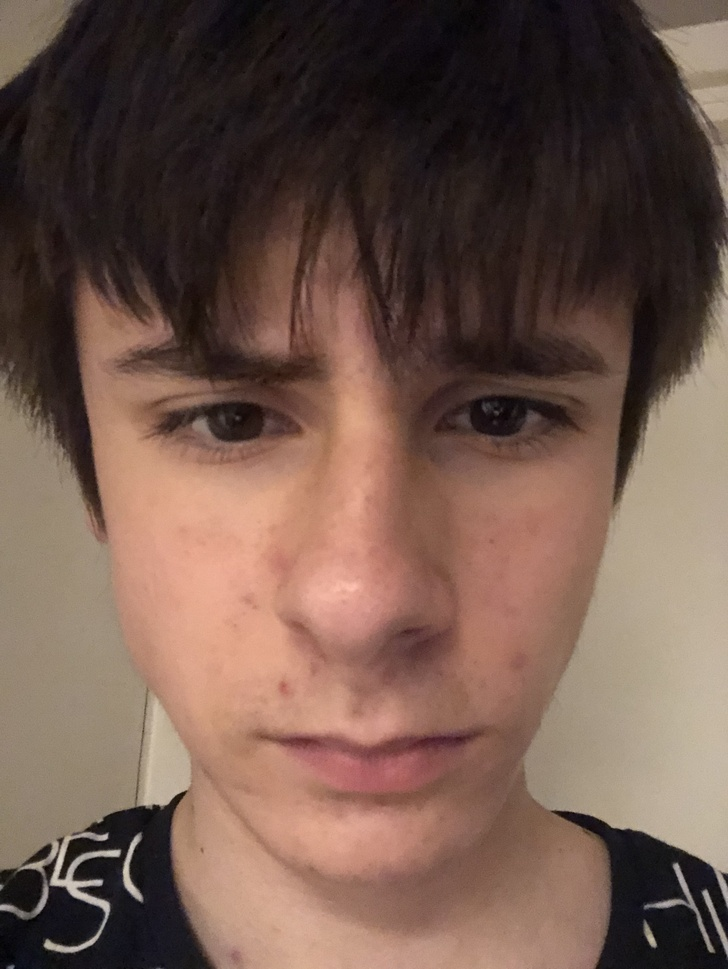
#> input picture omi.jpg, 728 x 969 px, shrunk from 2320 x 3088 before the run
$ python 6.py
#> lines starting #> are read from the running program, lines starting #| are printed output that depends on the picture; long printed decimals are rounded
import numpy as np
import matplotlib.pyplot as plt
import matplotlib.image as mpimg
from scipy.ndimage import map_coordinates

# --- Load image ---
img = mpimg.imread("omi.jpg").astype(np.float32)
if img.max() > 1: img /= 255.0
h, w, c = img.shape
#> h = 969; w = 728; c = 3

f_const = 0.002
eps = 1e-6
# --- Define your custom functions ---
f = lambda x: -(f_const*x)/(x-f_const + eps)       # Horizontal wave
g = lambda y, x: (y * f(x)) / (x+eps)   # Vertical wave

# --- Create pixel grids ---
Y, X = np.indices((h, w))  # shape (h, w)
X_norm = X/w
Y_norm = Y/h
# --- Apply per-axis warping ---
X_warped = f(X_norm)
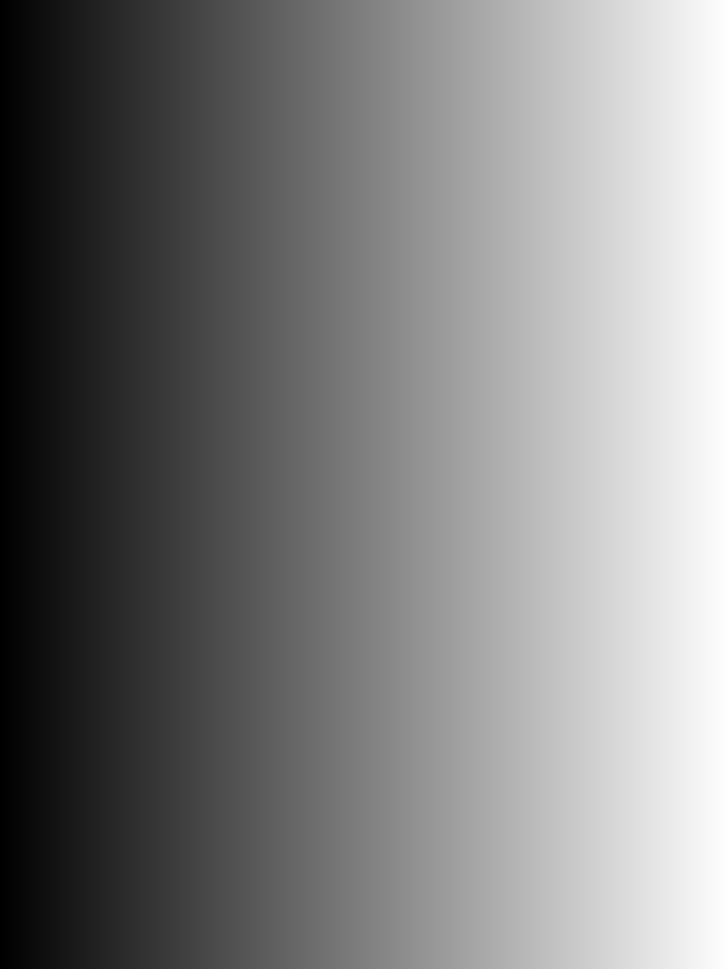
#> X_norm: shape (969, 728) float64; min 0, max 0.999, mean 0.499
Y_warped = g(Y_norm, X_norm)
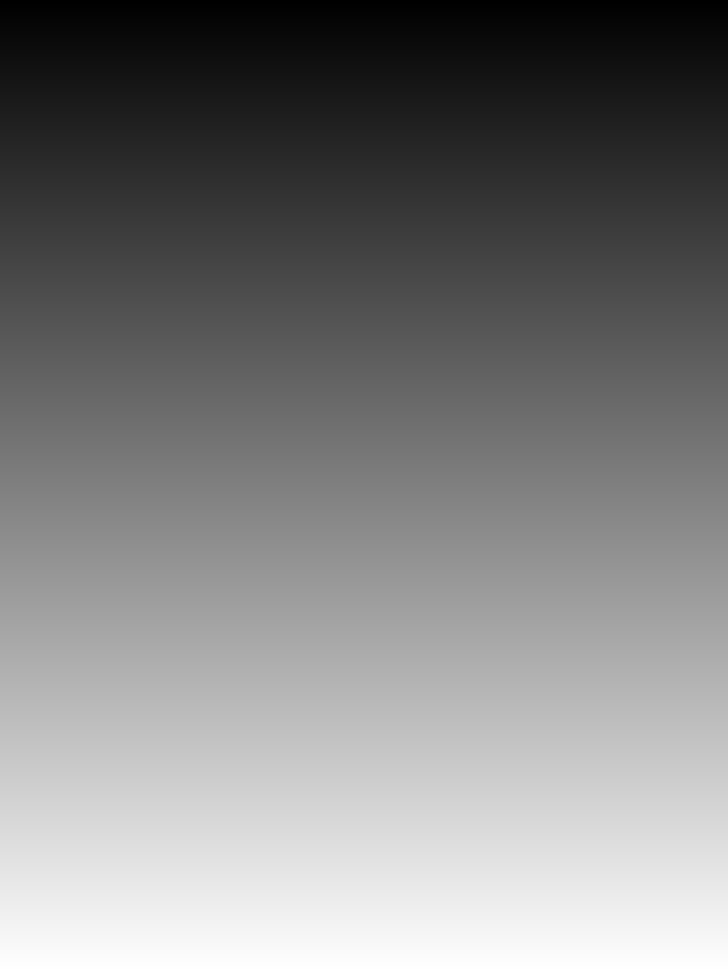
#> Y_norm: shape (969, 728) float64; min 0, max 0.999, mean 0.499
print(X)
#> (printed output is left out)
print(X_warped)
#> (printed output is left out)
print("X_warped range:", X_warped.min(), X_warped.max())
#| X_warped range: -0.007343 0.004393
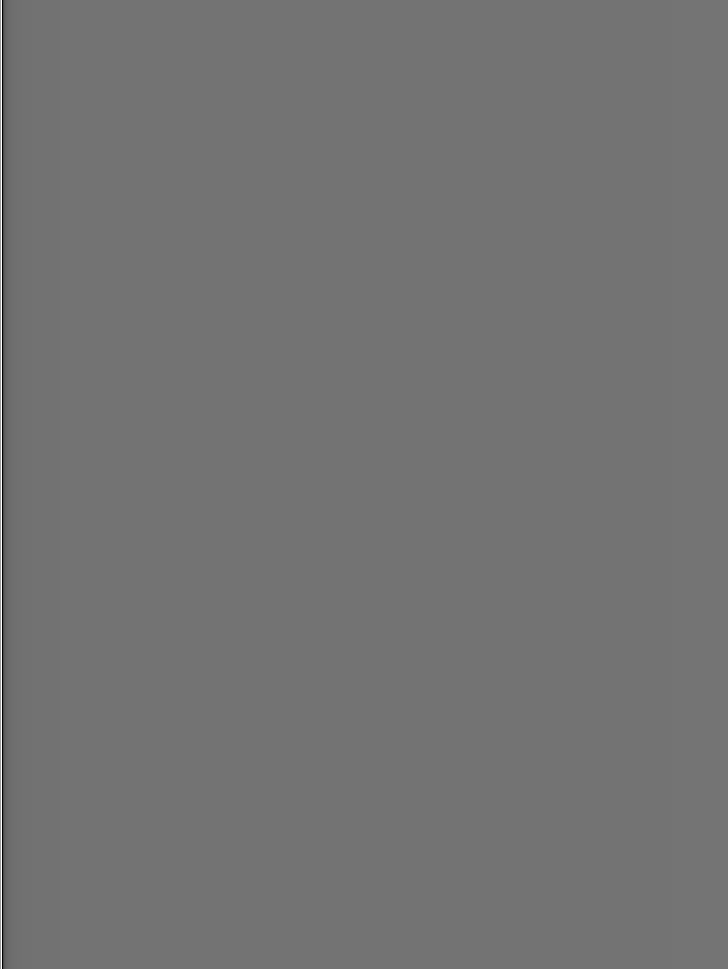
#> X_warped: shape (969, 728) float64; min -0.00734, max 0.00439, mean -0.00202; drawn with min black and max white
print("Y_warped range:", Y_warped.min(), Y_warped.max())
#| Y_warped range: -2.669 3.192
coords = np.array([Y_warped, X_warped])  # shape (2, h, w)

# --- Interpolate warped image ---
warped = np.ones_like(img)  # white background
for ch in range(c):
    warped[..., ch] = map_coordinates(
        img[..., ch], coords,
        order=1, mode='constant', cval=1.0
    )
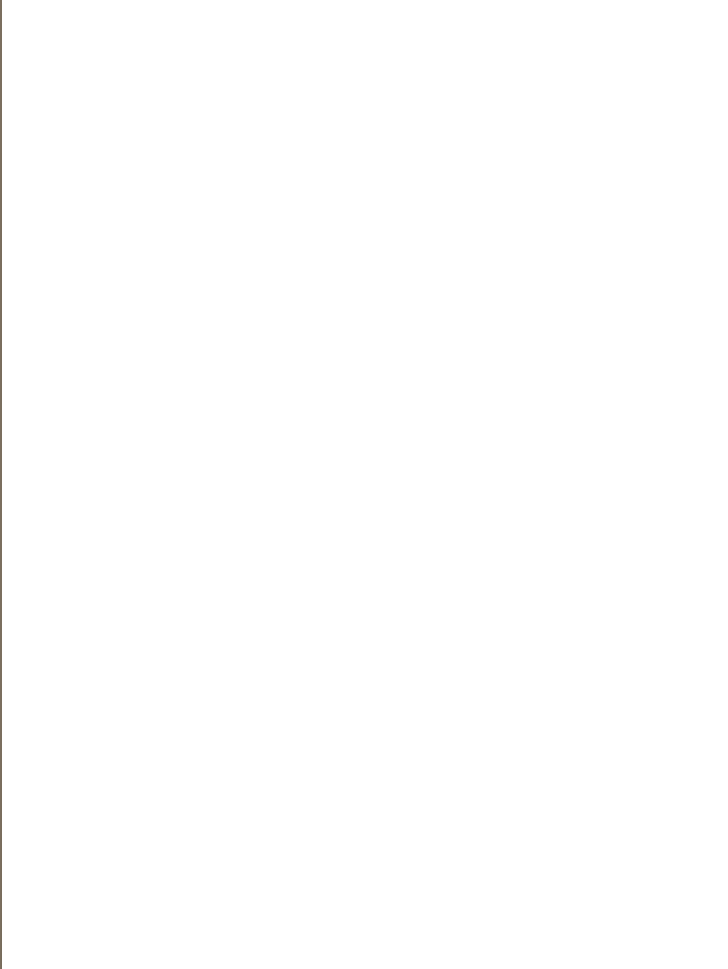
#> warped: shape (969, 728, 3) float32; mean R, G, B 0.999, 0.998, 0.998

print(warped)
#> (printed output is left out)
# [12 lines of commented-out code are left out]
plt.imshow(warped)
plt.title("Original (Left) and f(x), g(y) Warped (Right)")
plt.axis('off')
plt.show()
